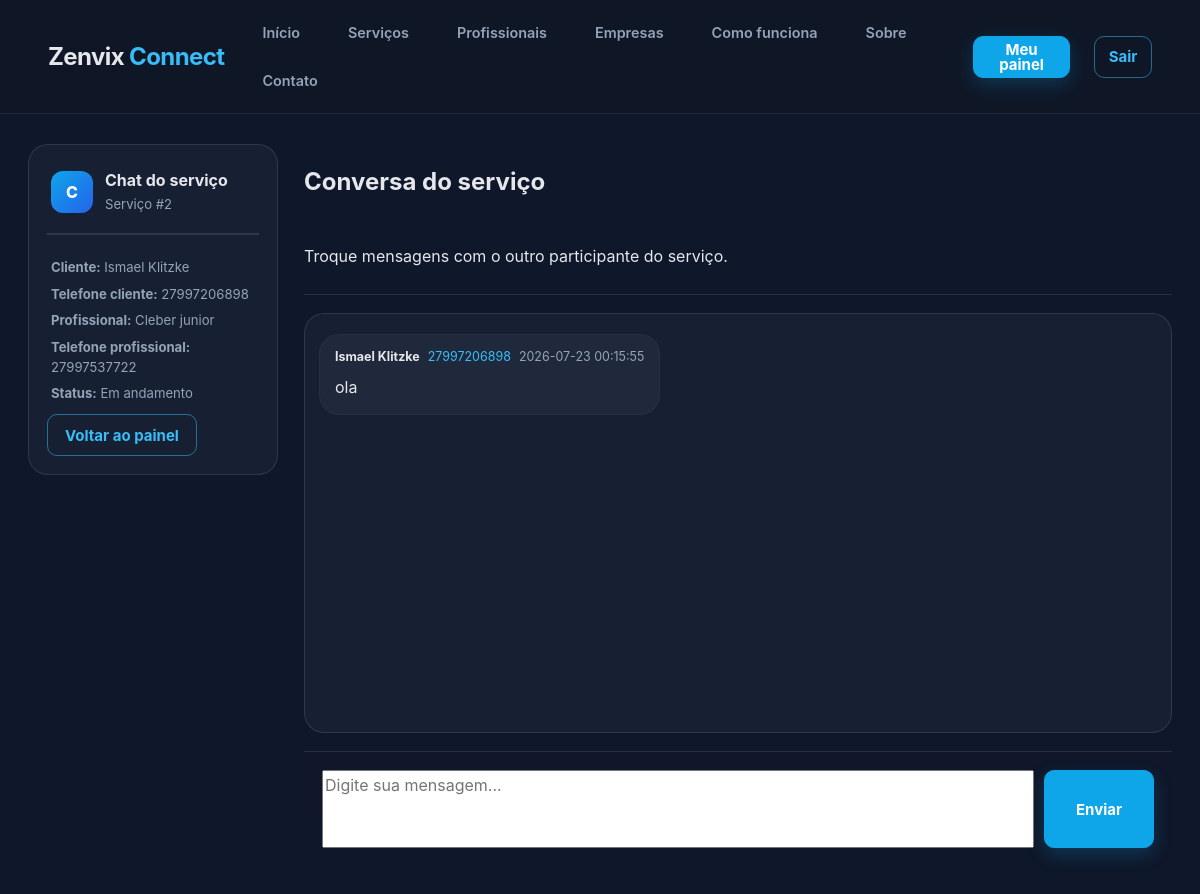
Before: /servico/2/chat (signed in) with the older database file.
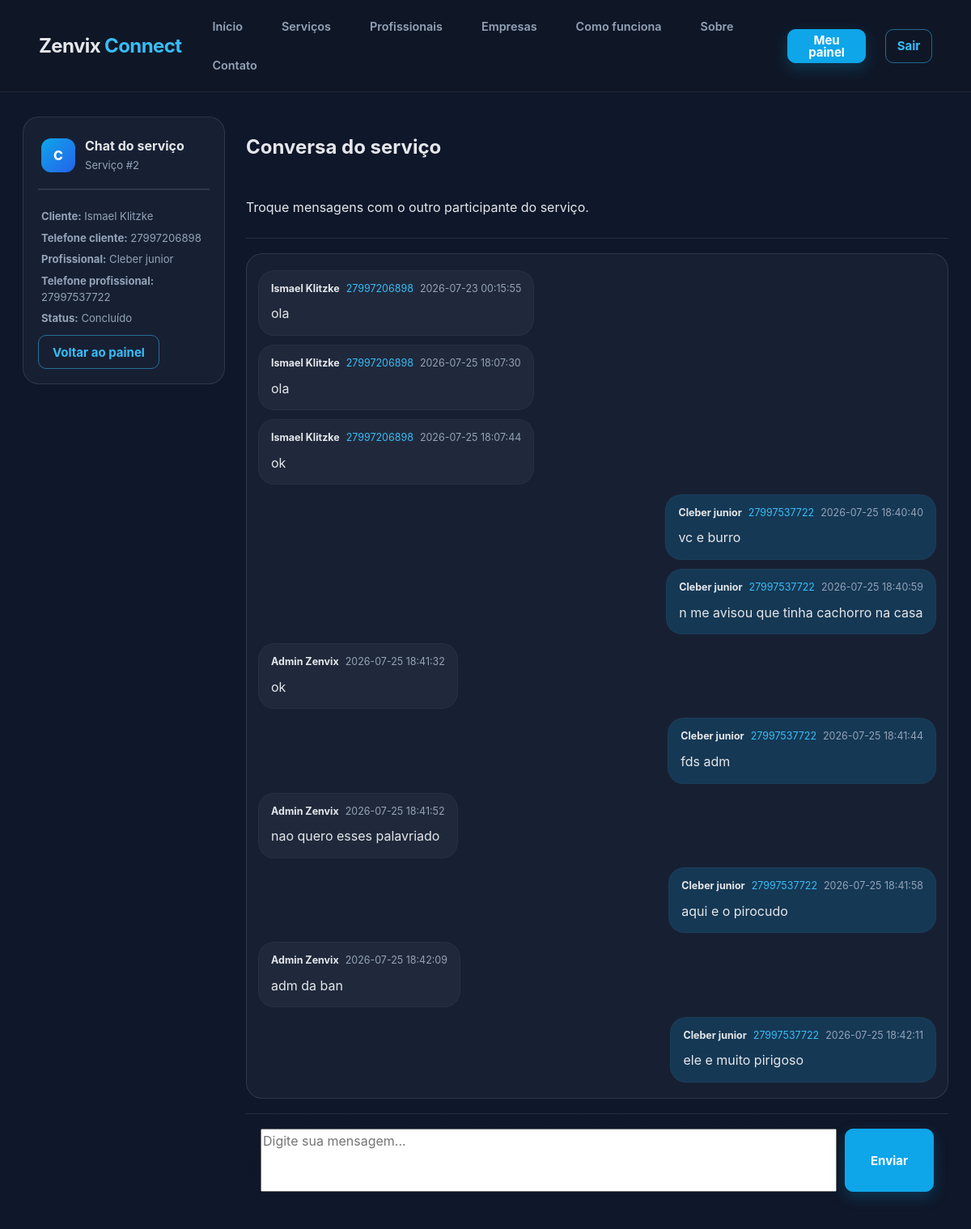
After: the same page with the newer database file.
### tables this page shows
CREATE TABLE servicos (
            id INTEGER PRIMARY KEY AUTOINCREMENT,
            cliente_id INTEGER,
            profissional_id INTEGER,
            categoria TEXT,
            descricao TEXT,
            status TEXT,
            valor REAL, data_solicitacao TEXT,
            FOREIGN KEY(cliente_id) REFERENCES usuarios(id),
            FOREIGN KEY(profissional_id) REFERENCES usuarios(id)
        );

CREATE TABLE usuarios (
            id INTEGER PRIMARY KEY AUTOINCREMENT,
            nome TEXT NOT NULL,
            email TEXT NOT NULL UNIQUE,
            senha TEXT NOT NULL,
            telefone TEXT,
            cidade TEXT,
            tipo TEXT NOT NULL
        , bio TEXT, especialidade TEXT, empresa_nome TEXT, estado TEXT, bairro TEXT, cpf TEXT, documento TEXT, foto_perfil TEXT, cnpj TEXT, documento_empresa TEXT, logo_empresa TEXT, approval_status TEXT, deletion_requested INTEGER DEFAULT 0, rejection_reason TEXT, status_online TEXT DEFAULT 'offline', TEXT, ultimo_acesso TEXT);

CREATE TABLE mensagens (
            id INTEGER PRIMARY KEY AUTOINCREMENT,
            servico_id INTEGER,
            remetente_id INTEGER,
            mensagem TEXT,
            criado_em TEXT,
            FOREIGN KEY(servico_id) REFERENCES servicos(id),
            FOREIGN KEY(remetente_id) REFERENCES usuarios(id)
        );

### app.py (the view, shortened to what this page needs)
@app.route("/servico/<int:service_id>/chat", methods=["GET", "POST"])
def servico_chat(service_id):
    if "user_id" not in session:
        flash("Faça login para acessar o chat.", "error")
        return redirect(url_for("login"))
    service = get_service_by_id(service_id)
    if not service:
        flash("Serviço não encontrado.", "error")
        return redirect(url_for("dashboard"))
    user_id = session["user_id"]
    if user_id not in (service["cliente_id"], service["profissional_id"]) and session.get("user_type") != ADMIN_USER_TYPE:
        flash("Sem permissão para acessar este chat.", "error")
        return redirect(url_for("dashboard"))
    client_user = get_user_by_id(service["cliente_id"])
    professional_user = get_user_by_id(service["profissional_id"])
    client_phone = client_user["telefone"] if client_user else None
    professional_phone = professional_user["telefone"] if professional_user else None
    messages = get_messages_for_service(service_id)
    return render_template(
        "chat.html",
        service=service,
        messages=messages,
        client_phone=client_phone,
        professional_phone=professional_phone,
    )

### app.py (called while the page is built)
def get_db():
    if "db" not in g:
        g.db = sqlite3.connect(DATABASE_PATH)
        g.db.row_factory = sqlite3.Row
    return g.db

def get_user_by_id(user_id):
    db = get_db()
    return db.execute("SELECT * FROM usuarios WHERE id = ?", (user_id,)).fetchone()

def get_service_by_id(service_id):
    db = get_db()
    return db.execute(
        """
        SELECT s.*, c.nome AS cliente_nome, p.nome AS profissional_nome, p.tipo AS profissional_tipo, c.cidade AS cliente_cidade
        FROM servicos s
        LEFT JOIN usuarios c ON s.cliente_id = c.id
        LEFT JOIN usuarios p ON s.profissional_id = p.id
        WHERE s.id = ?
        """,
        (service_id,),
    ).fetchone()

def get_messages_for_service(service_id):
    db = get_db()
    return db.execute(
        """
        SELECT m.*, u.nome AS sender_name, u.telefone AS sender_phone
        FROM mensagens m
        JOIN usuarios u ON m.remetente_id = u.id
        WHERE m.servico_id = ?
        ORDER BY m.id ASC
        """,
        (service_id,),
    ).fetchall()

@app.before_request
def before_request():
    get_db()
    if session.get("user_id"):
        user = get_user_by_id(session["user_id"])
        if user:
            db = get_db()
            db.execute(
                "UPDATE usuarios SET status_online = 'online', ultimo_acesso = datetime('now') WHERE id = ?",
                (user["id"],),
            )
            db.commit()
            session["approval_status"] = user["approval_status"] or "Ativo"
            session["user_name"] = user["nome"]
            session["user_type"] = user["tipo"]

@app.teardown_appcontext
def teardown_appcontext(exception):
    close_db(exception)

### templates/chat.html
{% extends "base.html" %}
{% block content %}
<section class="dashboard-shell chat-shell">
    <aside class="chat-sidebar">
        <div class="sidebar-brand">
            <div class="avatar avatar-large">C</div>
            <div>
                <h2>Chat do serviço</h2>
                <p>Serviço #{{ service.id }}</p>
            </div>
        </div>
        <div class="sidebar-card">
            <p><strong>Cliente:</strong> {{ service.cliente_nome }}</p>
            <p><strong>Telefone cliente:</strong> {% if client_phone %}<a href="tel:{{ client_phone }}">{{ client_phone
                    }}</a>{% else %}—{% endif %}</p>
            <p><strong>Profissional:</strong> {{ service.profissional_nome }}</p>
            <p><strong>Telefone profissional:</strong> {% if professional_phone %}<a
                    href="tel:{{ professional_phone }}">{{ professional_phone }}</a>{% else %}—{% endif %}</p>
            <p><strong>Status:</strong> {{ service.status }}</p>
        </div>
        <a href="/dashboard" class="button button-secondary">Voltar ao painel</a>
    </aside>
    <main class="chat-main">
        <div class="chat-header">
            <h1>Conversa do serviço</h1>
            <p>Troque mensagens com o outro participante do serviço.</p>
        </div>
        <div class="chat-window" data-service-id="{{ service.id }}">
            {% if messages %}
            {% for message in messages %}
            <div
                class="chat-message {{ 'chat-message-sent' if message.remetente_id == session.get('user_id') else 'chat-message-received' }}">
                <div class="chat-meta">
                    <strong>{{ message.sender_name }}</strong>
                    {% if message.sender_phone %}
                    <span class="chat-phone"><a href="tel:{{ message.sender_phone }}">{{ message.sender_phone
                            }}</a></span>
                    {% endif %}
                    <span>{{ message.criado_em }}</span>
                </div>
                <p>{{ message.mensagem }}</p>
            </div>
            {% endfor %}
            {% else %}
            <div class="empty-state">
                <p>Nenhuma mensagem ainda. Comece a conversar com seu parceiro de serviço.</p>
            </div>
            {% endif %}
        </div>
        <form id="chat-form" action="/servico/{{ service.id }}/chat" method="post" class="chat-form">
            <textarea id="chat-message-input" name="mensagem" rows="3" placeholder="Digite sua mensagem..."
                required></textarea>
            <button type="submit" class="button button-primary">Enviar</button>
        </form>
    </main>
</section>
{% endblock %}

### templates/base.html
{% extends "layouts/base.html" %}

### templates/layouts/base.html (shortened to what this page needs)
<!DOCTYPE html>
<html lang="pt-BR">
<head>
    <link rel="stylesheet" href="{{ url_for('static', filename='css/style.css') }}?v={{ config.ASSET_VERSION }}">
    <link rel="stylesheet"
        href="{{ url_for('static', filename='css/design-system.css') }}?v={{ config.ASSET_VERSION }}">
    <link rel="stylesheet" href="{{ url_for('static', filename='css/public.css') }}?v={{ config.ASSET_VERSION }}">
</head>
<body data-authenticated="{{ 'true' if session.get('user_id') else 'false' }}"
    data-user-id="{{ session.get('user_id') or '' }}">{% block header %}{% include "components/header.html" %}{%
    endblock %}<main class="page-container {% block main_class %}{% endblock %}">{% include
        "components/flash_messages.html" %}{% block content %}{% endblock %}</main>
</body>
</html>

### templates/components/header.html
<header class="topbar site-header">
    <a class="logo" href="/" aria-label="Zenvix Connect — início">Zenvix <span>Connect</span></a>
    {% if not compact_header %}
    <nav class="topbar-nav" aria-label="Navegação principal">
        <a href="/#inicio">Início</a><a href="/#servicos">Serviços</a><a href="/profissionais">Profissionais</a><a href="/#empresas">Empresas</a><a href="/#como-funciona">Como funciona</a><a href="/#sobre">Sobre</a><a href="/#contato">Contato</a>
    </nav>
    {% endif %}
    <nav class="header-actions" aria-label="Ações da conta">
        {% if session.get('user_id') %}<a href="/dashboard" class="button button-primary">Meu painel</a><a href="/logout" class="button button-secondary">Sair</a>{% else %}<a href="/login" class="button button-ghost">Entrar</a><a href="/cadastro" class="button button-primary">Criar conta</a>{% endif %}
    </nav>
</header>

### static/css/style.css (style rules this page uses)
.topbar { display: flex; justify-content: space-between; align-items: center; padding: 24px 32px; background: #111827; border-bottom: 1px solid rgba(226, 232, 240, 0.08); }
.logo { font-size: 1.5rem; font-weight: 700; color: #38BDF8; }
nav a { margin-left: 16px; text-decoration: none; }
.button { display: inline-flex; align-items: center; justify-content: center; padding: 12px 20px; border-radius: 999px; border: none; cursor: pointer; text-decoration: none; font-weight: 600; transition: transform 0.25s ease, background-color 0.25s ease, color 0.25s ease, box-shadow 0.25s ease; }
.button-primary { background: #0EA5E9; color: white; }
.button-secondary { background: transparent; border: 1px solid #38BDF8; color: #38BDF8; }
.page-container { max-width: 1080px; margin: 40px auto; padding: 0 24px; min-width: 0; }
.topbar-nav a { margin-right: 18px; }
.topbar-nav { display: flex; flex-wrap: wrap; gap: 10px; }
.page-container { margin: 24px auto; }

### static/css/public.css (style rules this page uses)
.site-header { gap: 20px; }
.site-header .logo { color: var(--text); text-decoration: none; white-space: nowrap; }
.site-header .logo span { color: var(--brand-light); }
.header-actions { align-items: center; display: flex; gap: 8px; margin-left: auto; }
.marketplace-search>*, .section-heading>*, .final-cta>*, .header-actions>* { min-width: 0; }

Changed rows visible on the page:
changed servicos id 2: status "Em andamento" → "Concluído"
added mensagens: sender_name "Ismael Klitzke", sender_phone "27997206898", criado_em "2026-07-25 18:07:30", mensagem "ola"
added mensagens: sender_name "Ismael Klitzke", sender_phone "27997206898", criado_em "2026-07-25 18:07:44", mensagem "ok"
added mensagens: sender_name "Cleber junior", sender_phone "27997537722", criado_em "2026-07-25 18:40:40", mensagem "vc e burro"
added mensagens: sender_name "Cleber junior", sender_phone "27997537722", criado_em "2026-07-25 18:40:59", mensagem "n me avisou que tinha cachorro na casa"
added mensagens: sender_name "Admin Zenvix", criado_em "2026-07-25 18:41:32", mensagem "ok"
added mensagens: sender_name "Cleber junior", sender_phone "27997537722", criado_em "2026-07-25 18:41:44", mensagem "fds adm"
added mensagens: sender_name "Admin Zenvix", criado_em "2026-07-25 18:41:52", mensagem "nao quero esses palavriado"
added mensagens: sender_name "Cleber junior", sender_phone "27997537722", criado_em "2026-07-25 18:41:58", mensagem "aqui e o pirocudo"
added mensagens: sender_name "Admin Zenvix", criado_em "2026-07-25 18:42:09", mensagem "adm da ban"
added mensagens: sender_name "Cleber junior", sender_phone "27997537722", criado_em "2026-07-25 18:42:11", mensagem "ele e muito pirigoso"
